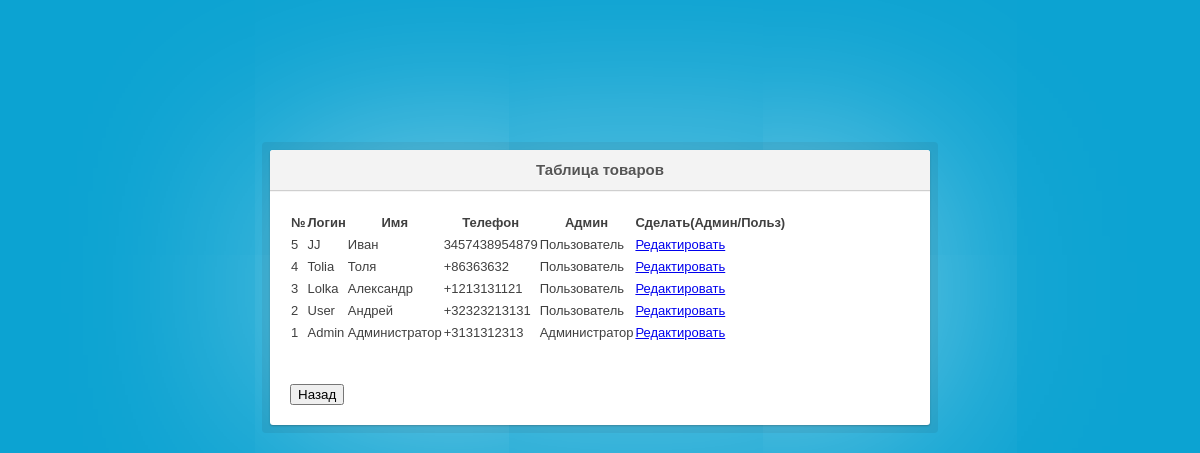
Screenshot of /spisok_users.php (signed in) with the database file from the repository.
### tables this page shows
CREATE TABLE `users` (
  `id` int(11) NOT NULL,
  `admin` int(1) NOT NULL,
  `login` varchar(255) NOT NULL,
  `name` varchar(255) NOT NULL,
  `phone` varchar(255) NOT NULL,
  `password` varchar(255) NOT NULL
);

### spisok_users.php (the view, shortened to what this page needs)
<?php
require_once 'mysql.php';
?>
<!DOCTYPE html>
<html lang="en">
<head>
    <link rel="stylesheet" href="css/style.css">
</head>
<body>
<section class="container">
    <div class="login">
        <h1>Таблица товаров</h1>
                <table class = "table table-borderless">
            <thead class="text-center">
            <tr>
                <th>№</th>
                <th>Логин</th>
                <th>Имя</th>
                <th>Телефон</th>
                <th>Админ</th>
                <th>Сделать(Админ/Польз)</th>
            </tr>
                        <?php
                        $article = $pdo->query('SELECT * FROM `users` ORDER BY id DESC');
                         while ($row = $article->fetch())
                        {
                            echo "<tr>";
                            echo '<td>'.$row['id'].'</td>';
                            echo '<td>'.$row['login'].'</td>';
                            echo '<td>'.$row['name'].'</td>';
                            echo '<td>'.$row['phone'].'</td>';
                            if($row['admin'] == 2){
                                echo '<td><a>Администратор</a></td>';
                            }else{
                                echo '<td><a>Пользователь</a></td>';
                            }
                            echo '<td><a href="update_users.php?id='.$row['id'].'">Редактировать</a></td>';
                            echo "</tr>";
                        }
                        ?>
                        </table>
        <br>
        <form action="admin_panel.php">
            <br>
            <button>Назад</button>
        </form>
    </div>
</section>
</body>
</html>

### css/style.css (style rules this page uses)
article, aside, details, figcaption, figure, footer, header, hgroup, menu, nav, section { display: block; }
body { line-height: 1; margin: 0; padding: 0; border: 0; font-size: 100%; font: inherit; vertical-align: baseline; }
table { border-collapse: collapse; border-spacing: 0; }
body { font: 13px/20px 'Lucida Grande', Tahoma, Verdana, sans-serif; color: #404040; background: #0ca3d2; }
.container { margin: 80px auto; width: 800px; }
.login { position: relative; margin: 150px auto 0 auto; padding: 20px 20px 20px; width: 500px; background: white; border-radius: 3px; -webkit-box-shadow: 0 0 200px rgba(255, 255, 255, 0.5), 0 1px 2px rgba(0, 0, 0, 0.3); box-shadow: 0 0 200px rgba(255, 255, 255, 0.5), 0 1px 2px rgba(0, 0, 0, 0.3); }
.login:before { content: ''; position: absolute; top: -8px; right: -8px; bottom: -8px; left: -8px; z-index: -1; background: rgba(0, 0, 0, 0.08); border-radius: 4px; }
.login h1 { margin: -20px -20px 21px; line-height: 40px; font-size: 15px; font-weight: bold; color: #555; text-align: center; text-shadow: 0 1px white; background: #f3f3f3; border-bottom: 1px solid #cfcfcf; border-radius: 3px 3px 0 0; background-image: -webkit-linear-gradient(top, whiteffd, #eef2f5); background-image: -moz-linear-gradient(top, whiteffd, #eef2f5); background-image: -o-linear-gradient(top, whiteffd, #eef2f5); background-image: linear-gradient(to bottom, whiteffd, #eef2f5); -webkit-box-shadow: 0 1px whitesmoke; box-shadow: 0 1px whitesmoke; }

### spisok_users.php (style rules this page uses)
.login { width: 620px; }

### rows the page displays
users: id "5", login "JJ", name "Иван", phone "3457438954879", admin "Пользователь"
users: id "4", login "Tolia", name "Толя", phone "+86363632", admin "Пользователь"
users: id "3", login "Lolka", name "Александр", phone "+1213131121", admin "Пользователь"
users: id "2", login "User", name "Андрей", phone "+32323213131", admin "Пользователь"
users: id "1", login "Admin", name "Администратор", phone "+3131312313", admin "Администратор"
